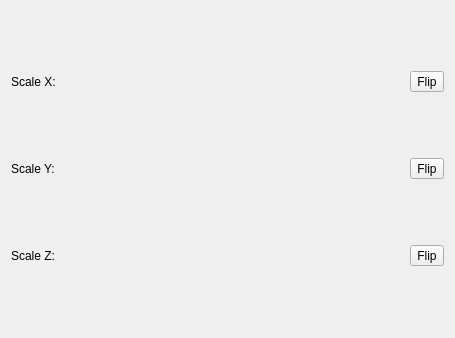
<?xml version="1.0" encoding="UTF-8"?>
<ui version="4.0">
 <class>scaleWidget</class>
 <widget class="QWidget" name="scaleWidget">
  <property name="geometry">
   <rect>
    <x>0</x>
    <y>0</y>
    <width>455</width>
    <height>338</height>
   </rect>
  </property>
  <property name="windowTitle">
   <string>Form</string>
  </property>
  <layout class="QHBoxLayout" name="horizontalLayout_6">
   <item>
    <layout class="QVBoxLayout" name="verticalLayout">
     <item>
      <layout class="QHBoxLayout" name="horizontalLayout">
       <item>
        <widget class="QLabel" name="label">
         <property name="text">
          <string>Scale X:</string>
         </property>
        </widget>
       </item>
       <item>
        <widget class="ScaleSpinSlider" name="xScaleSpinSlider" native="true">
         <property name="sizePolicy">
          <sizepolicy hsizetype="Expanding" vsizetype="Preferred">
           <horstretch>0</horstretch>
           <verstretch>0</verstretch>
          </sizepolicy>
         </property>
        </widget>
       </item>
       <item>
        <widget class="QToolButton" name="xFlipButton">
         <property name="text">
          <string>Flip</string>
         </property>
         <property name="checkable">
          <bool>false</bool>
         </property>
        </widget>
       </item>
      </layout>
     </item>
     <item>
      <layout class="QHBoxLayout" name="horizontalLayout_4">
       <item>
        <widget class="QLabel" name="label_2">
         <property name="text">
          <string>Scale Y:</string>
         </property>
        </widget>
       </item>
       <item>
        <widget class="ScaleSpinSlider" name="yScaleSpinSlider" native="true">
         <property name="sizePolicy">
          <sizepolicy hsizetype="Expanding" vsizetype="Preferred">
           <horstretch>0</horstretch>
           <verstretch>0</verstretch>
          </sizepolicy>
         </property>
        </widget>
       </item>
       <item>
        <widget class="QToolButton" name="yFlipButton">
         <property name="text">
          <string>Flip</string>
         </property>
         <property name="checkable">
          <bool>false</bool>
         </property>
        </widget>
       </item>
      </layout>
     </item>
     <item>
      <layout class="QHBoxLayout" name="horizontalLayout_5">
       <item>
        <widget class="QLabel" name="label_3">
         <property name="text">
          <string>Scale Z:</string>
         </property>
        </widget>
       </item>
       <item>
        <widget class="ScaleSpinSlider" name="zScaleSpinSlider" native="true">
         <property name="sizePolicy">
          <sizepolicy hsizetype="Expanding" vsizetype="Preferred">
           <horstretch>0</horstretch>
           <verstretch>0</verstretch>
          </sizepolicy>
         </property>
        </widget>
       </item>
       <item>
        <widget class="QToolButton" name="zFlipButton">
         <property name="text">
          <string>Flip</string>
         </property>
         <property name="checkable">
          <bool>false</bool>
         </property>
        </widget>
       </item>
      </layout>
     </item>
    </layout>
   </item>
  </layout>
 </widget>
 <customwidgets>
  <customwidget>
   <class>ScaleSpinSlider</class>
   <extends>QWidget</extends>
   <header>mcedit2/widgets/spinslider.h</header>
   <container>1</container>
  </customwidget>
 </customwidgets>
 <resources/>
 <connections/>
</ui>
